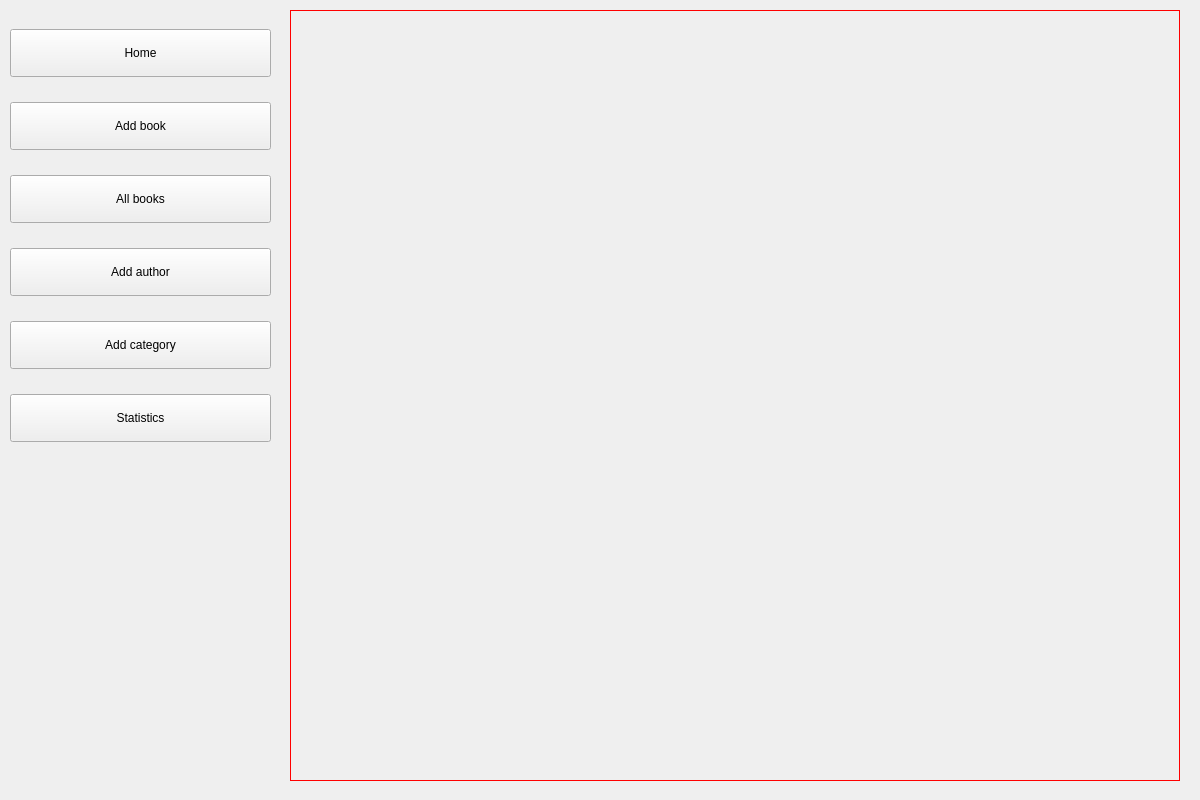
<?xml version="1.0" encoding="UTF-8"?>
<ui version="4.0">
 <class>MainWindow</class>
 <widget class="QMainWindow" name="MainWindow">
  <property name="geometry">
   <rect>
    <x>0</x>
    <y>0</y>
    <width>1200</width>
    <height>800</height>
   </rect>
  </property>
  <property name="windowTitle">
   <string>MainWindow</string>
  </property>
  <property name="styleSheet">
   <string notr="true">QPushButton{
	height: 40px;
}

QStackedWidget#stackedWidget {
	border: 1px solid red;
}</string>
  </property>
  <widget class="QWidget" name="centralwidget">
   <widget class="QWidget" name="verticalLayoutWidget">
    <property name="geometry">
     <rect>
      <x>10</x>
      <y>10</y>
      <width>261</width>
      <height>451</height>
     </rect>
    </property>
    <layout class="QVBoxLayout" name="verticalLayout">
     <item>
      <widget class="QPushButton" name="home_button">
       <property name="text">
        <string>Home</string>
       </property>
      </widget>
     </item>
     <item>
      <widget class="QPushButton" name="addBook_button">
       <property name="text">
        <string>Add book</string>
       </property>
      </widget>
     </item>
     <item>
      <widget class="QPushButton" name="allBooks_button">
       <property name="text">
        <string>All books</string>
       </property>
      </widget>
     </item>
     <item>
      <widget class="QPushButton" name="addAuthor_button">
       <property name="text">
        <string>Add author</string>
       </property>
      </widget>
     </item>
     <item>
      <widget class="QPushButton" name="addCategory_button">
       <property name="text">
        <string>Add category</string>
       </property>
      </widget>
     </item>
     <item>
      <widget class="QPushButton" name="statistics_button">
       <property name="text">
        <string>Statistics</string>
       </property>
      </widget>
     </item>
    </layout>
   </widget>
   <widget class="QStackedWidget" name="stackedWidget">
    <property name="geometry">
     <rect>
      <x>290</x>
      <y>10</y>
      <width>890</width>
      <height>771</height>
     </rect>
    </property>
   </widget>
  </widget>
 </widget>
 <resources/>
 <connections/>
</ui>
